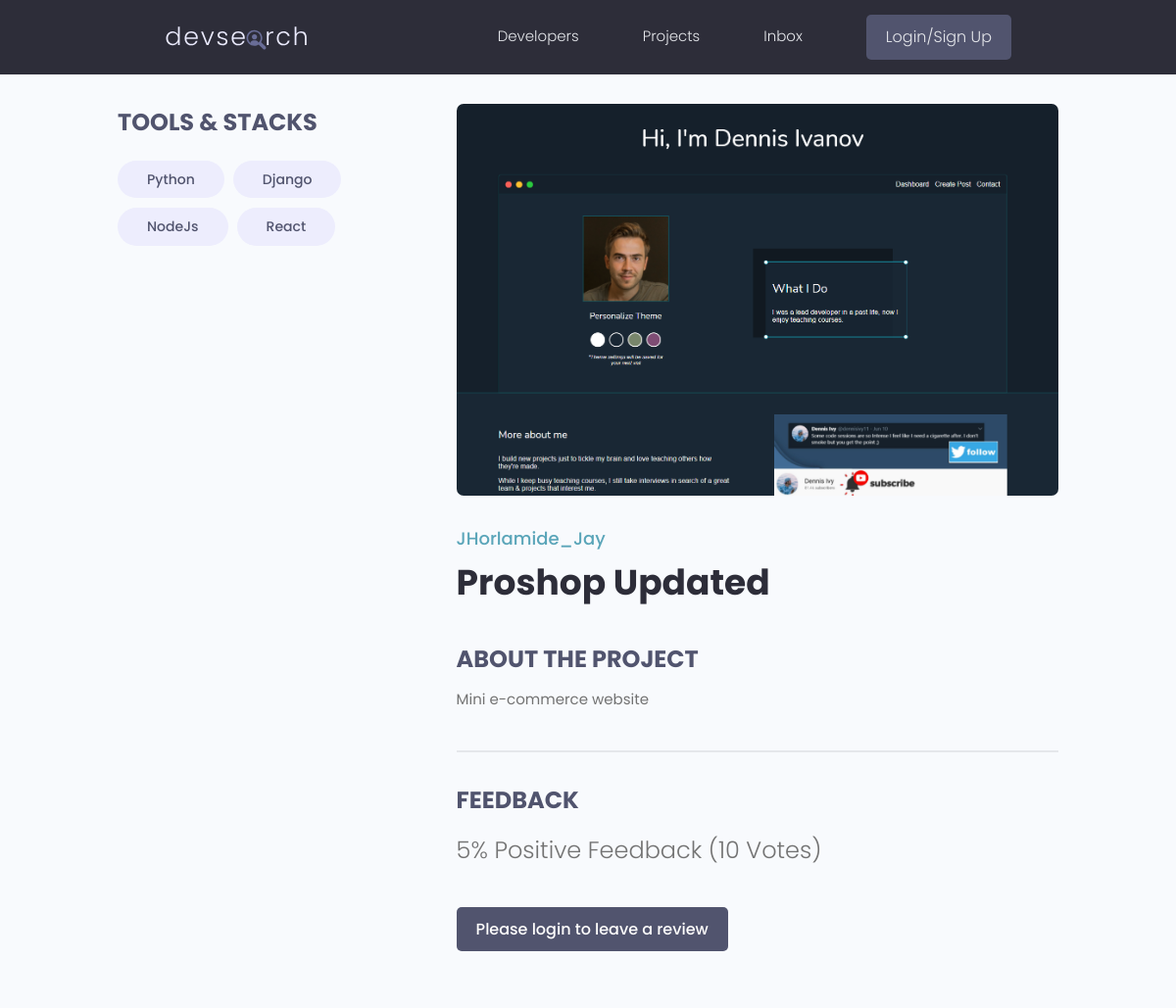
The page /projects/23dc65f6-c6ad-4fdf-87f6-c84ce0a6e04c/ on the database as committed earlier.
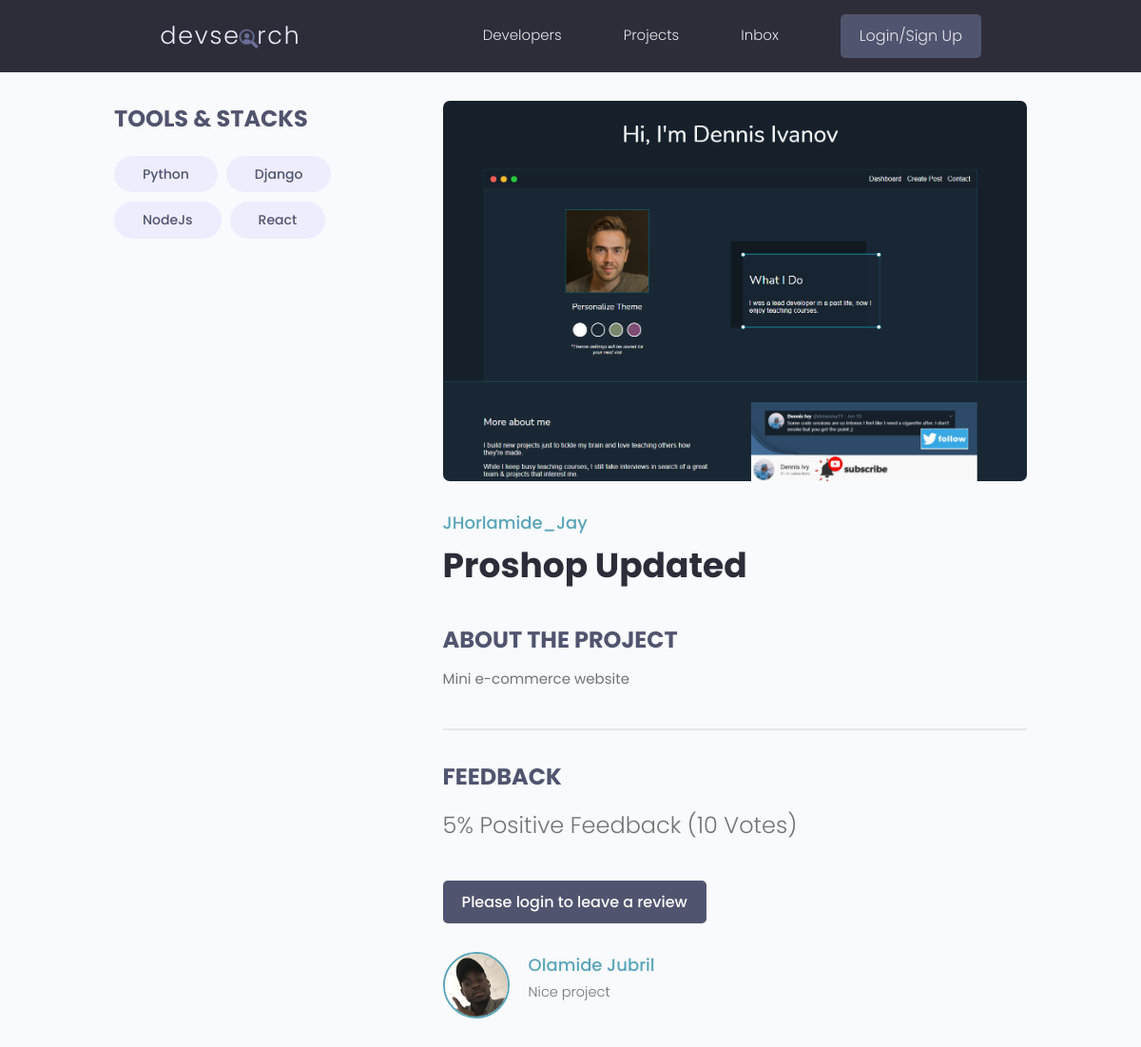
The same page on the database as committed later.
### projects/models.py (models this page shows, shortened)
class Tag(models.Model):
    name = models.CharField(max_length=500)
    createdAt = models.DateTimeField(auto_now_add=True)
    id = models.UUIDField(default=uuid.uuid4, unique=True,
                          primary_key=True, editable=False)

class Review(models.Model):
    VOTE_TYPE = (
        ('up', 'Up Vote'),
        ('down', 'Down Vote'),
    )
    owner = models.ForeignKey(Profile, on_delete=models.CASCADE, null=True)
    project = models.ForeignKey(Project, null=False, on_delete=models.CASCADE)
    body = models.TextField(max_length=2000, null=True, blank=True)
    value = models.CharField(max_length=200, choices=VOTE_TYPE)
    createdAt = models.DateTimeField(auto_now_add=True)
    id = models.UUIDField(default=uuid.uuid4, unique=True,
                          primary_key=True, editable=False)
    class Meta:
        unique_together = [['owner', 'project']]

### account/models.py (models this page shows)
class Profile(models.Model):
    id = models.UUIDField(default=uuid.uuid4, unique=True,
                          primary_key=True, editable=False)
    user = models.OneToOneField(
        User, on_delete=models.CASCADE, null=True, blank=True)
    name = models.CharField(max_length=200, null=True, blank=True)
    username = models.CharField(max_length=200, null=True, blank=True)
    location = models.CharField(max_length=200, null=True, blank=True)
    email = models.EmailField(
        max_length=200, null=True, blank=True, unique=True)
    short_intro = models.CharField(max_length=200, null=True, blank=True)
    bio = models.TextField(null=True, blank=True)
    profile_image = models.ImageField(
        null=True, blank=True, upload_to='profile_images/', default='profile_images/user-default.png')
    github_profile = models.CharField(max_length=200, null=True, blank=True)
    social_twitter = models.CharField(max_length=200, null=True, blank=True)
    linkedIn_profile = models.CharField(max_length=200, null=True, blank=True)
    youtube_channel = models.CharField(max_length=200, null=True, blank=True)
    website_url = models.CharField(max_length=200, null=True, blank=True)
    createdAt = models.DateTimeField(auto_now_add=True)
    def __str__(self):
        return str(self.username)

### projects/views.py (the view, shortened to what this page needs)
# urls.py: path('<uuid:pk>/', views.project, name='project'),
def project(request, pk):
    project = Project.objects.get(id=pk)
    form = ReviewForm()
    context = {"form": form, 'project': project}
    return render(request, 'projects/single_project.html', context)

### projects/models.py (called while the page is built)
    @property
    def reveiewers(self):
        querySet = self.review_set.all().values_list('owner__id', flat=True)
        return querySet

### projects/templates/projects/single_project.html (shortened to what this page needs)
{% extends "main.html"%}
{% block content %}
  <main class="singleProject my-md">
    <div class="container">
      <div class="layout">
        <div class="column column--1of3">
          <h3 class="singleProject__subtitle">Tools & Stacks</h3>
          <div class="singleProject__toolStack">
            {% for tag in project.tags.all %}
              <span class="tag tag--pill tag--sub tag--lg">
                <small>{{tag.name}}</small>
              </span>
            {% endfor %}
          </div>
          <br/>
        </div>
        <div class="column column--2of3">
          <img class="singleProject__preview" src="{{ project.featured_image.url }}" alt="portfolio thumbnail" />
          <a href="profile.html" class="singleProject__developer">{{ project.owner }}</a>
          <h2 class="singleProject__title">{{project.title}}</h2>
          <h3 class="singleProject__subtitle">About the Project</h3>
          <div class="singleProject__info">{{ project.description }}</div>
          <div class="comments">
            <h3 class="singleProject__subtitle">Feedback</h3>
            <h5 class="project--rating">
              {{ project.vote_ratio }}% Positive Feedback ({{ project.vote_total }} Vote{{project.vote_total|pluralize:'s' }})
            </h5>
            {% if request.user.profile.id in project.reveiewers %}
              <p>You have already submitted your review for this project</p>
            {% elif request.user.profile == project.owner %}
              <p>You cannot review your own project.</p>
            {% else %}
              <a href="{% url 'login' %}?next={{request.path}}" class="btn btn--sub">Please login to leave a review</a>
            {% endif %}
            <div class="commentList">
              <div class="comment">
                {% for review in project.review_set.all %}
                  {% if review.body %}
                    <a href="{% url 'user_profile' review.owner.id %}">
                      <img class="avatar avatar--md" src="{{ review.owner.profile_image.url }}" alt="user" />
                    </a>
                    <div class="comment__details">
                      <a href="{% url 'user_profile' review.owner.id %}" class="comment__author">{{ review.owner.name }}</a>
                      <p class="comment__info">{{ review.body|linebreaksbr }}</p>
                    </div>
                  {% endif %}
                {% endfor %}
              </div>
            </div>
          </div>
        </div>
      </div>
    </div>
  </main>
{% endblock content %}

Rows that differ between the two databases and show on the page:
added Review: owner.profile_image (picture), owner.name "Olamide Jubril", body "Nice project"
